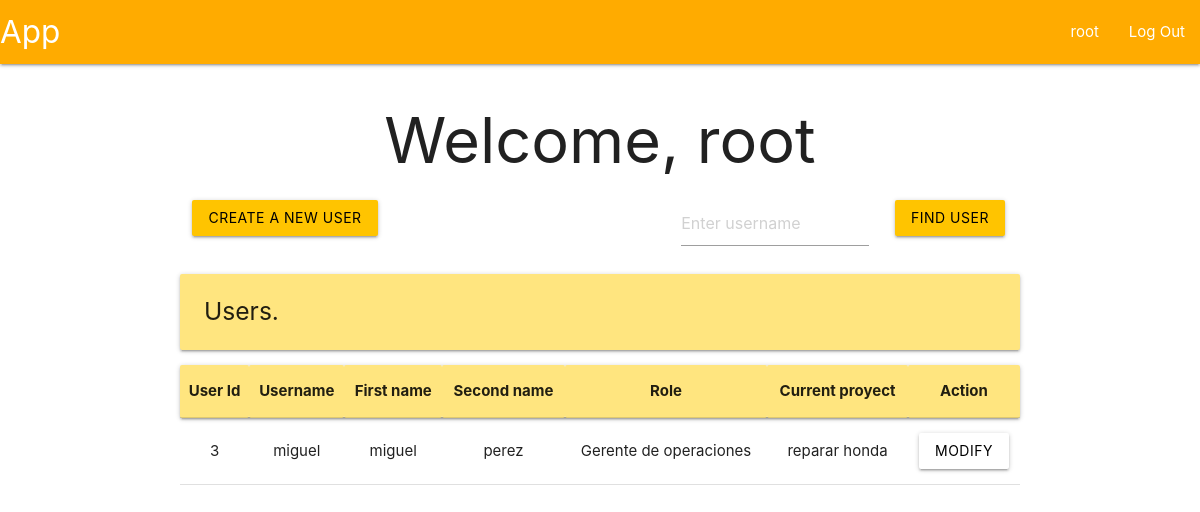
Before: /root/users (signed in) with the older database file.
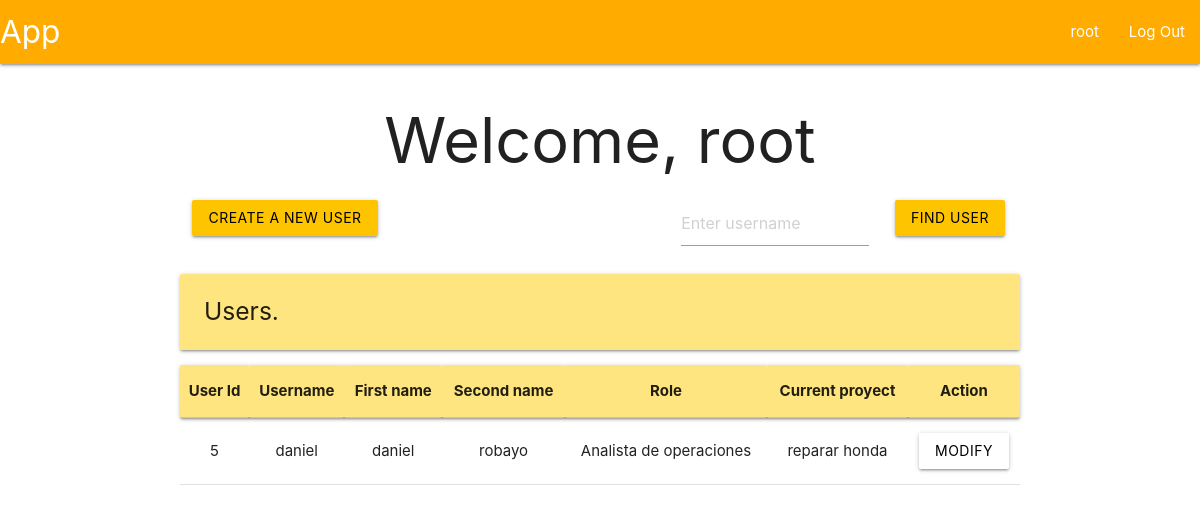
After: the same page with the newer database file.
### tables this page shows
CREATE TABLE user (
    id INTEGER PRIMARY KEY AUTOINCREMENT,
    username TEXT UNIQUE NOT NULL,
    firstname TEXT NOT NULL,
    secondname TEXT NOT NULL,
    password TEXT NOT NULL,
    roleId INTEGER,
    proyId INTEGER,
    auth INTEGER,

    FOREIGN KEY (roleId) REFERENCES roles(id),
    FOREIGN KEY (proyId) REFERENCES proyect(id)
);

CREATE TABLE roles (
    id INTEGER PRIMARY KEY AUTOINCREMENT,
    name TEXT NOT NULL UNIQUE
);

CREATE TABLE proyect (
    id INTEGER PRIMARY KEY AUTOINCREMENT,
    description TEXT UNIQUE NOT NULL,
    start DATE NOT NULL,
    end DATE NOT NULL,
    statusId INTEGER,

    FOREIGN KEY (statusId) REFERENCES proyectStatus(id)
);

### app/userView.py (the view)
@bp.route('/users', methods=('GET', 'POST'))
@root_required
def userView():
    db = get_db()
    if request.method == 'POST':
        if 'create' in request.form:
            return redirect(url_for('userView.createUser'))
        elif 'modify-user' in request.form:
            session['modify_user'] = request.form['modify-user']
            return redirect(url_for('modifyUser.modifyUser'))
    users = db.execute(
        """SELECT
            u.id as id,
            u.username as username,
            u.firstname as firstname,
            u.secondname as secondname,
            r.name as role,
            p.description as proyect,
            u.auth as auth
           FROM user u
           INNER JOIN roles r ON u.roleId = r.id
           INNER JOIN proyect p ON u.proyId = p.id
           WHERE u.id != 0"""
    ).fetchall()
    areProyects = db.execute(
        """SELECT * FROM proyect"""
    ).fetchall() != []
    return render_template('index/root/userView.html', users=users, areProyects=areProyects)

### app/auth.py (called while the page is built)
@bp.before_app_request
def load_logged_in_user():
    user_id = session.get('user_id')
    if user_id is None:
        g.user = None
    else:
        g.user = get_db().execute(
            "SELECT * FROM user WHERE id = ?",
            (user_id,)
        ).fetchone()

def root_required(view):
    @functools.wraps(view)
    def wrapped_view(**kwargs):
        if g.user is None:
            return redirect(url_for('auth.login'))
        elif g.user['roleId'] != 1:
            return redirect(url_for('user.profile'))
        return view(**kwargs)
    return wrapped_view

### app/db.py (called while the page is built)
def get_db():
    if 'db' not in g:
        g.db = sqlite3.connect(
            current_app.config['DATABASE'],
            detect_types = sqlite3.PARSE_DECLTYPES
        )
        g.db.row_factory = sqlite3.Row
    return g.db

### app/templates/index/root/userView.html (shortened to what this page needs)
{% extends 'base.html' %}
{% block header %}
  <h1>{% block title %}Welcome, {{ g.user['username'] }}{% endblock %}</h1>
{% endblock %}
{% block content %}
<div class="row">
  {% if areProyects %}
  <form method="POST">
    <div class="col s3">
      <button class="btn waves-effect waves-ligth amber accent-3 black-text" type="submit" value="create" name="create">Create a new user</button>
    </div>
  </form>
  <form method="POST">
    <div class="col s3 offset-s4">
      <input placeholder="Enter username" name="find-user" id="username">
    </div>
    <div class="col s2">
      <input class="btn waves-effect waves-ligth amber accent-3 black-text" type="submit" value="Find user">
    </div>
  </form>
    {% endif %}
</div>
<div class="left-align">
  <h5 class="card-panel amber accent-1">Users.</h5>
</div>
<table class="centered">
  <thead class="card-panel amber accent-1">
    <tr>
      <th>User Id</th>
      <th>Username</th>
      <th>First name</th>
      <th>Second name</th>
      <th>Role</th>
      <th>Current proyect</th>
      <th>Action</th>
    </tr>
  </thead>
  <tbody>
    {% for user in users %}
      <tr>
        <td>{{ user['id'] }}</td>
        <td>{{ user['username']}}</td>
        <td>{{ user['firstname'] }}</td>
        <td>{{ user['secondname'] }}</td>
        <td>{{ user['role'] }}</td>
        <td>{{ user['proyect'] }}</td>
        <td>
          <form method="POST">
            {% if user['auth'] == 0 %}
              {% if areProyects %}
              <button class="btn waves-effect waves-ligth amber accent-3 black-text" type="submit" name="aprove" value="{{ user['id'] }}">Aprove</button>
              {% endif %}
            <button class="btn waves-effect waves-ligth white black-text" type="submit" name="reject" value="{{ user['id'] }}">Reject</button>
            {% else %}
            <button class="btn waves-effect waves-ligth white black-text" type="submit" name="modify-user" value="{{ user['id'] }}">Modify</button>
            {% endif %}
          </form>
        </td>
      </tr>
    {% endfor %}
  </tbody>
</table>
{% endblock %}

### app/templates/base.html (shortened to what this page needs)
<!DOCTYPE html>
<link rel="stylesheet" href="{{ url_for('static', filename='materialize.css') }}">
<link rel="stylesheet" href="{{ url_for('static', filename='style.css') }}">
<nav>
    <div class="nav-wrapper amber accent-4">
      <a href="#" class="brand-logo">App</a>
      <ul class="right hide-n black-text text-black">
        {% if g.user %}
            <li><a href="{{ url_for('user.profile')}}"<span>{{ g.user['username'] }}</span></a>
            <li><a href="{{ url_for('auth.logout') }}">Log Out</a>
        {% else %}
            <li><a href="{{ url_for('auth.register') }}">Register</a>
            <li><a href="{{ url_for('auth.login') }}">Log In</a>
        {% endif %}
      </ul>
    </div>
</nav>
<section class="content container center-align">
    <header>
        {% block header %}{% endblock %}
    </header>
    {% block content %}{% endblock %}
</section>

Changed rows visible on the page:
removed user: id "3", username "miguel", firstname "miguel", secondname "perez", role "Gerente de operaciones", proyect "reparar honda"
added user: id "5", username "daniel", firstname "daniel", secondname "robayo", role "Analista de operaciones", proyect "reparar honda"
